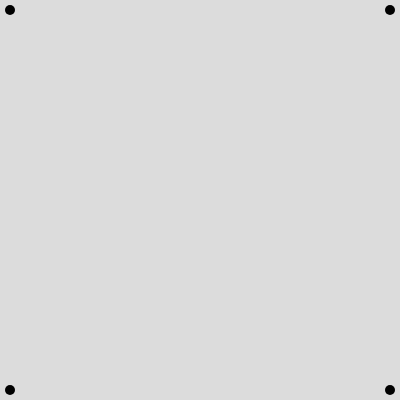
Frame 1 (no input)
Frame 60 (no input): identical to frame 1, image omitted
Frame 120 (the mouse pressed at the canvas centre since frame 60): identical to frame 1, image omitted

The p5.js sketch that drew this single still picture (run headless with seeded random() and noise() and a simulated clock; from frame 60 on, the mouse is pressed at the canvas centre):

// p5.js sketch
// ── sketch.js
function setup() {
  createCanvas(400, 400);
  strokeWeight(10);
}

function draw() {
  background(220);
  // point(x-coordinate, y-cordinate);
  point(10,10); //topLeft
  point(390,10); //topRight 
  point(10,390); //bottomLeft
  point(390,390); //bottomRight
}
